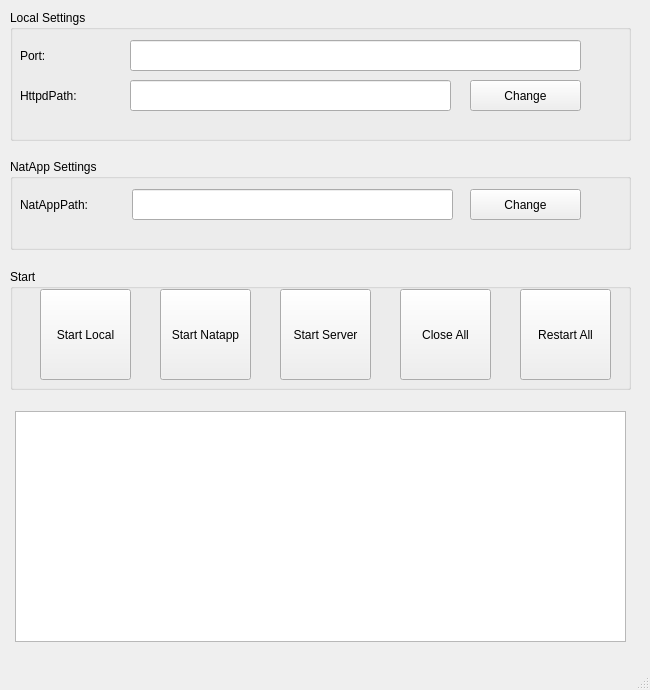
<?xml version="1.0" encoding="UTF-8"?>
<ui version="4.0">
 <class>MainWindow_SDLink_Server</class>
 <widget class="QMainWindow" name="MainWindow_SDLink_Server">
  <property name="geometry">
   <rect>
    <x>0</x>
    <y>0</y>
    <width>650</width>
    <height>690</height>
   </rect>
  </property>
  <property name="windowTitle">
   <string>SDLink-Server</string>
  </property>
  <widget class="QWidget" name="centralwidget">
   <widget class="QGroupBox" name="groupBox">
    <property name="geometry">
     <rect>
      <x>10</x>
      <y>10</y>
      <width>621</width>
      <height>131</height>
     </rect>
    </property>
    <property name="title">
     <string>Local Settings</string>
    </property>
    <widget class="QLabel" name="label">
     <property name="geometry">
      <rect>
       <x>10</x>
       <y>30</y>
       <width>101</width>
       <height>31</height>
      </rect>
     </property>
     <property name="text">
      <string>Port:</string>
     </property>
    </widget>
    <widget class="QLineEdit" name="lineEdit_Port">
     <property name="geometry">
      <rect>
       <x>120</x>
       <y>30</y>
       <width>451</width>
       <height>31</height>
      </rect>
     </property>
     <property name="text">
      <string/>
     </property>
    </widget>
    <widget class="QLabel" name="label_2">
     <property name="geometry">
      <rect>
       <x>10</x>
       <y>70</y>
       <width>111</width>
       <height>31</height>
      </rect>
     </property>
     <property name="text">
      <string>HttpdPath:</string>
     </property>
    </widget>
    <widget class="QLineEdit" name="lineEdit_HttpdPath">
     <property name="geometry">
      <rect>
       <x>120</x>
       <y>70</y>
       <width>321</width>
       <height>31</height>
      </rect>
     </property>
    </widget>
    <widget class="QPushButton" name="pushButton_ChangeHttpdPath">
     <property name="geometry">
      <rect>
       <x>460</x>
       <y>70</y>
       <width>111</width>
       <height>31</height>
      </rect>
     </property>
     <property name="text">
      <string>Change</string>
     </property>
    </widget>
   </widget>
   <widget class="QGroupBox" name="groupBox_2">
    <property name="geometry">
     <rect>
      <x>10</x>
      <y>159</y>
      <width>621</width>
      <height>91</height>
     </rect>
    </property>
    <property name="title">
     <string>NatApp Settings</string>
    </property>
    <widget class="QLabel" name="label_3">
     <property name="geometry">
      <rect>
       <x>10</x>
       <y>30</y>
       <width>111</width>
       <height>31</height>
      </rect>
     </property>
     <property name="text">
      <string>NatAppPath:</string>
     </property>
    </widget>
    <widget class="QLineEdit" name="lineEdit_NatAppPath">
     <property name="geometry">
      <rect>
       <x>122</x>
       <y>30</y>
       <width>321</width>
       <height>31</height>
      </rect>
     </property>
    </widget>
    <widget class="QPushButton" name="pushButton_ChangeNatAppPath">
     <property name="geometry">
      <rect>
       <x>460</x>
       <y>30</y>
       <width>111</width>
       <height>31</height>
      </rect>
     </property>
     <property name="text">
      <string>Change</string>
     </property>
    </widget>
   </widget>
   <widget class="QGroupBox" name="groupBox_3">
    <property name="geometry">
     <rect>
      <x>10</x>
      <y>269</y>
      <width>621</width>
      <height>121</height>
     </rect>
    </property>
    <property name="title">
     <string>Start</string>
    </property>
    <widget class="QPushButton" name="pushButton_LocalStart">
     <property name="geometry">
      <rect>
       <x>30</x>
       <y>20</y>
       <width>91</width>
       <height>91</height>
      </rect>
     </property>
     <property name="text">
      <string>Start Local</string>
     </property>
    </widget>
    <widget class="QPushButton" name="pushButton_NatAppStart">
     <property name="geometry">
      <rect>
       <x>150</x>
       <y>20</y>
       <width>91</width>
       <height>91</height>
      </rect>
     </property>
     <property name="text">
      <string>Start Natapp</string>
     </property>
    </widget>
    <widget class="QPushButton" name="pushButton_ServerStart">
     <property name="geometry">
      <rect>
       <x>270</x>
       <y>20</y>
       <width>91</width>
       <height>91</height>
      </rect>
     </property>
     <property name="text">
      <string>Start Server</string>
     </property>
    </widget>
    <widget class="QPushButton" name="pushButton_CloseAll">
     <property name="geometry">
      <rect>
       <x>390</x>
       <y>20</y>
       <width>91</width>
       <height>91</height>
      </rect>
     </property>
     <property name="text">
      <string>Close All</string>
     </property>
    </widget>
    <widget class="QPushButton" name="pushButton_RestartServer">
     <property name="geometry">
      <rect>
       <x>510</x>
       <y>20</y>
       <width>91</width>
       <height>91</height>
      </rect>
     </property>
     <property name="text">
      <string>Restart All</string>
     </property>
    </widget>
   </widget>
   <widget class="QTextBrowser" name="textBrowser_output">
    <property name="geometry">
     <rect>
      <x>15</x>
      <y>411</y>
      <width>611</width>
      <height>231</height>
     </rect>
    </property>
    <property name="font">
     <font>
      <pointsize>4</pointsize>
     </font>
    </property>
   </widget>
  </widget>
  <widget class="QMenuBar" name="menubar">
   <property name="geometry">
    <rect>
     <x>0</x>
     <y>0</y>
     <width>650</width>
     <height>23</height>
    </rect>
   </property>
  </widget>
  <widget class="QStatusBar" name="statusbar"/>
 </widget>
 <resources/>
 <connections/>
</ui>
